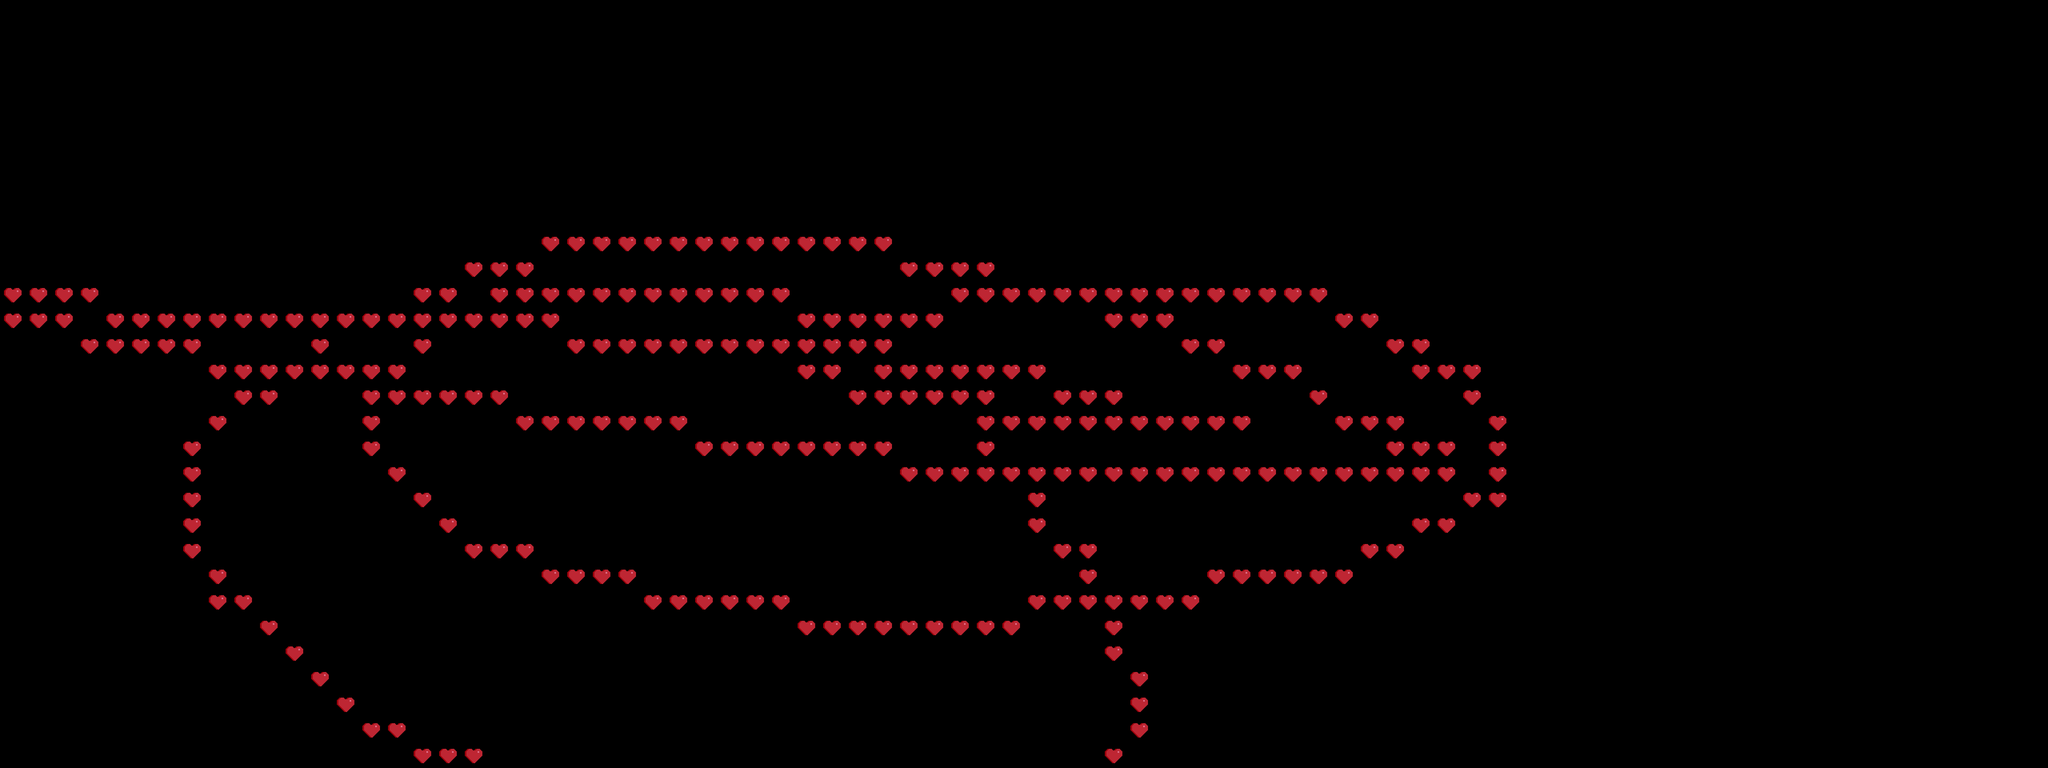

Tiled map render using the project's own tile images. Description and the whole map definition, tile-layer contents included, below:
An orthogonal 80x30 tile map with 64x64 px tiles, 1 tile layer (Слой тайлов 1).

<map version="1.4" tiledversion="1.4.3" orientation="orthogonal" renderorder="right-down" width="80" height="30" tilewidth="64" tileheight="64" infinite="0" nextlayerid="2" nextobjectid="1">
 <tileset firstgid="1" source="tileset64.tsx" />
 <layer id="1" name="Слой тайлов 1" width="80" height="30">
  <data encoding="csv">
0,0,0,0,0,0,0,0,0,0,0,0,0,0,0,0,0,0,0,0,0,0,0,0,0,0,0,0,0,0,0,0,0,0,0,0,0,0,0,0,0,0,0,0,0,0,0,0,0,0,0,0,0,0,0,0,0,0,0,0,0,0,0,0,0,0,0,0,0,0,0,0,0,0,0,0,0,0,0,0,
0,0,0,0,0,0,0,0,0,0,0,0,0,0,0,0,0,0,0,0,0,0,0,0,0,0,0,0,0,0,0,0,0,0,0,0,0,0,0,0,0,0,0,0,0,0,0,0,0,0,0,0,0,0,0,0,0,0,0,0,0,0,0,0,0,0,0,0,0,0,0,0,0,0,0,0,0,0,0,0,
0,0,0,0,0,0,0,0,0,0,0,0,0,0,0,0,0,0,0,0,0,0,0,0,0,0,0,0,0,0,0,0,0,0,0,0,0,0,0,0,0,0,0,0,0,0,0,0,0,0,0,0,0,0,0,0,0,0,0,0,0,0,0,0,0,0,0,0,0,0,0,0,0,0,0,0,0,0,0,0,
0,0,0,0,0,0,0,0,0,0,0,0,0,0,0,0,0,0,0,0,0,0,0,0,0,0,0,0,0,0,0,0,0,0,0,0,0,0,0,0,0,0,0,0,0,0,0,0,0,0,0,0,0,0,0,0,0,0,0,0,0,0,0,0,0,0,0,0,0,0,0,0,0,0,0,0,0,0,0,0,
0,0,0,0,0,0,0,0,0,0,0,0,0,0,0,0,0,0,0,0,0,0,0,0,0,0,0,0,0,0,0,0,0,0,0,0,0,0,0,0,0,0,0,0,0,0,0,0,0,0,0,0,0,0,0,0,0,0,0,0,0,0,0,0,0,0,0,0,0,0,0,0,0,0,0,0,0,0,0,0,
0,0,0,0,0,0,0,0,0,0,0,0,0,0,0,0,0,0,0,0,0,0,0,0,0,0,0,0,0,0,0,0,0,0,0,0,0,0,0,0,0,0,0,0,0,0,0,0,0,0,0,0,0,0,0,0,0,0,0,0,0,0,0,0,0,0,0,0,0,0,0,0,0,0,0,0,0,0,0,0,
0,0,0,0,0,0,0,0,0,0,0,0,0,0,0,0,0,0,0,0,0,0,0,0,0,0,0,0,0,0,0,0,0,0,0,0,0,0,0,0,0,0,0,0,0,0,0,0,0,0,0,0,0,0,0,0,0,0,0,0,0,0,0,0,0,0,0,0,0,0,0,0,0,0,0,0,0,0,0,0,
0,0,0,0,0,0,0,0,0,0,0,0,0,0,0,0,0,0,0,0,0,0,0,0,0,0,0,0,0,0,0,0,0,0,0,0,0,0,0,0,0,0,0,0,0,0,0,0,0,0,0,0,0,0,0,0,0,0,0,0,0,0,0,0,0,0,0,0,0,0,0,0,0,0,0,0,0,0,0,0,
0,0,0,0,0,0,0,0,0,0,0,0,0,0,0,0,0,0,0,0,0,0,0,0,0,0,0,0,0,0,0,0,0,0,0,0,0,0,0,0,0,0,0,0,0,0,0,0,0,0,0,0,0,0,0,0,0,0,0,0,0,0,0,0,0,0,0,0,0,0,0,0,0,0,0,0,0,0,0,0,
0,0,0,0,0,0,0,0,0,0,0,0,0,0,0,0,0,0,0,0,0,105,105,105,105,105,105,105,105,105,105,105,105,105,105,0,0,0,0,0,0,0,0,0,0,0,0,0,0,0,0,0,0,0,0,0,0,0,0,0,0,0,0,0,0,0,0,0,0,0,0,0,0,0,0,0,0,0,0,0,
0,0,0,0,0,0,0,0,0,0,0,0,0,0,0,0,0,0,105,105,105,0,0,0,0,0,0,0,0,0,0,0,0,0,0,105,105,105,105,0,0,0,0,0,0,0,0,0,0,0,0,0,0,0,0,0,0,0,0,0,0,0,0,0,0,0,0,0,0,0,0,0,0,0,0,0,0,0,0,0,
105,105,105,105,0,0,0,0,0,0,0,0,0,0,0,0,105,105,0,105,105,105,105,105,105,105,105,105,105,105,105,0,0,0,0,0,0,105,105,105,105,105,105,105,105,105,105,105,105,105,105,105,0,0,0,0,0,0,0,0,0,0,0,0,0,0,0,0,0,0,0,0,0,0,0,0,0,0,0,0,
105,105,105,0,105,105,105,105,105,105,105,105,105,105,105,105,105,105,105,105,105,105,0,0,0,0,0,0,0,0,0,105,105,105,105,105,105,0,0,0,0,0,0,105,105,105,0,0,0,0,0,0,105,105,0,0,0,0,0,0,0,0,0,0,0,0,0,0,0,0,0,0,0,0,0,0,0,0,0,0,
0,0,0,105,105,105,105,105,0,0,0,0,105,0,0,0,105,0,0,0,0,0,105,105,105,105,105,105,105,105,105,105,105,105,105,0,0,0,0,0,0,0,0,0,0,0,105,105,0,0,0,0,0,0,105,105,0,0,0,0,0,0,0,0,0,0,0,0,0,0,0,0,0,0,0,0,0,0,0,0,
0,0,0,0,0,0,0,0,105,105,105,105,105,105,105,105,0,0,0,0,0,0,0,0,0,0,0,0,0,0,0,105,105,0,105,105,105,105,105,105,105,0,0,0,0,0,0,0,105,105,105,0,0,0,0,105,105,105,0,0,0,0,0,0,0,0,0,0,0,0,0,0,0,0,0,0,0,0,0,0,
0,0,0,0,0,0,0,0,0,105,105,0,0,0,105,105,105,105,105,105,0,0,0,0,0,0,0,0,0,0,0,0,0,105,105,105,105,105,105,0,0,105,105,105,0,0,0,0,0,0,0,105,0,0,0,0,0,105,0,0,0,0,0,0,0,0,0,0,0,0,0,0,0,0,0,0,0,0,0,0,
0,0,0,0,0,0,0,0,105,0,0,0,0,0,105,0,0,0,0,0,105,105,105,105,105,105,105,0,0,0,0,0,0,0,0,0,0,0,105,105,105,105,105,105,105,105,105,105,105,0,0,0,105,105,105,0,0,0,105,0,0,0,0,0,0,0,0,0,0,0,0,0,0,0,0,0,0,0,0,0,
0,0,0,0,0,0,0,105,0,0,0,0,0,0,105,0,0,0,0,0,0,0,0,0,0,0,0,105,105,105,105,105,105,105,105,0,0,0,105,0,0,0,0,0,0,0,0,0,0,0,0,0,0,0,105,105,105,0,105,0,0,0,0,0,0,0,0,0,0,0,0,0,0,0,0,0,0,0,0,0,
0,0,0,0,0,0,0,105,0,0,0,0,0,0,0,105,0,0,0,0,0,0,0,0,0,0,0,0,0,0,0,0,0,0,0,105,105,105,105,105,105,105,105,105,105,105,105,105,105,105,105,105,105,105,105,105,105,0,105,0,0,0,0,0,0,0,0,0,0,0,0,0,0,0,0,0,0,0,0,0,
0,0,0,0,0,0,0,105,0,0,0,0,0,0,0,0,105,0,0,0,0,0,0,0,0,0,0,0,0,0,0,0,0,0,0,0,0,0,0,0,105,0,0,0,0,0,0,0,0,0,0,0,0,0,0,0,0,105,105,0,0,0,0,0,0,0,0,0,0,0,0,0,0,0,0,0,0,0,0,0,
0,0,0,0,0,0,0,105,0,0,0,0,0,0,0,0,0,105,0,0,0,0,0,0,0,0,0,0,0,0,0,0,0,0,0,0,0,0,0,0,105,0,0,0,0,0,0,0,0,0,0,0,0,0,0,105,105,0,0,0,0,0,0,0,0,0,0,0,0,0,0,0,0,0,0,0,0,0,0,0,
0,0,0,0,0,0,0,105,0,0,0,0,0,0,0,0,0,0,105,105,105,0,0,0,0,0,0,0,0,0,0,0,0,0,0,0,0,0,0,0,0,105,105,0,0,0,0,0,0,0,0,0,0,105,105,0,0,0,0,0,0,0,0,0,0,0,0,0,0,0,0,0,0,0,0,0,0,0,0,0,
0,0,0,0,0,0,0,0,105,0,0,0,0,0,0,0,0,0,0,0,0,105,105,105,105,0,0,0,0,0,0,0,0,0,0,0,0,0,0,0,0,0,105,0,0,0,0,105,105,105,105,105,105,0,0,0,0,0,0,0,0,0,0,0,0,0,0,0,0,0,0,0,0,0,0,0,0,0,0,0,
0,0,0,0,0,0,0,0,105,105,0,0,0,0,0,0,0,0,0,0,0,0,0,0,0,105,105,105,105,105,105,0,0,0,0,0,0,0,0,0,105,105,105,105,105,105,105,0,0,0,0,0,0,0,0,0,0,0,0,0,0,0,0,0,0,0,0,0,0,0,0,0,0,0,0,0,0,0,0,0,
0,0,0,0,0,0,0,0,0,0,105,0,0,0,0,0,0,0,0,0,0,0,0,0,0,0,0,0,0,0,0,105,105,105,105,105,105,105,105,105,0,0,0,105,0,0,0,0,0,0,0,0,0,0,0,0,0,0,0,0,0,0,0,0,0,0,0,0,0,0,0,0,0,0,0,0,0,0,0,0,
0,0,0,0,0,0,0,0,0,0,0,105,0,0,0,0,0,0,0,0,0,0,0,0,0,0,0,0,0,0,0,0,0,0,0,0,0,0,0,0,0,0,0,105,0,0,0,0,0,0,0,0,0,0,0,0,0,0,0,0,0,0,0,0,0,0,0,0,0,0,0,0,0,0,0,0,0,0,0,0,
0,0,0,0,0,0,0,0,0,0,0,0,105,0,0,0,0,0,0,0,0,0,0,0,0,0,0,0,0,0,0,0,0,0,0,0,0,0,0,0,0,0,0,0,105,0,0,0,0,0,0,0,0,0,0,0,0,0,0,0,0,0,0,0,0,0,0,0,0,0,0,0,0,0,0,0,0,0,0,0,
0,0,0,0,0,0,0,0,0,0,0,0,0,105,0,0,0,0,0,0,0,0,0,0,0,0,0,0,0,0,0,0,0,0,0,0,0,0,0,0,0,0,0,0,105,0,0,0,0,0,0,0,0,0,0,0,0,0,0,0,0,0,0,0,0,0,0,0,0,0,0,0,0,0,0,0,0,0,0,0,
0,0,0,0,0,0,0,0,0,0,0,0,0,0,105,105,0,0,0,0,0,0,0,0,0,0,0,0,0,0,0,0,0,0,0,0,0,0,0,0,0,0,0,0,105,0,0,0,0,0,0,0,0,0,0,0,0,0,0,0,0,0,0,0,0,0,0,0,0,0,0,0,0,0,0,0,0,0,0,0,
0,0,0,0,0,0,0,0,0,0,0,0,0,0,0,0,105,105,105,0,0,0,0,0,0,0,0,0,0,0,0,0,0,0,0,0,0,0,0,0,0,0,0,105,0,0,0,0,0,0,0,0,0,0,0,0,0,0,0,0,0,0,0,0,0,0,0,0,0,0,0,0,0,0,0,0,0,0,0,0
</data>
 </layer>
</map>